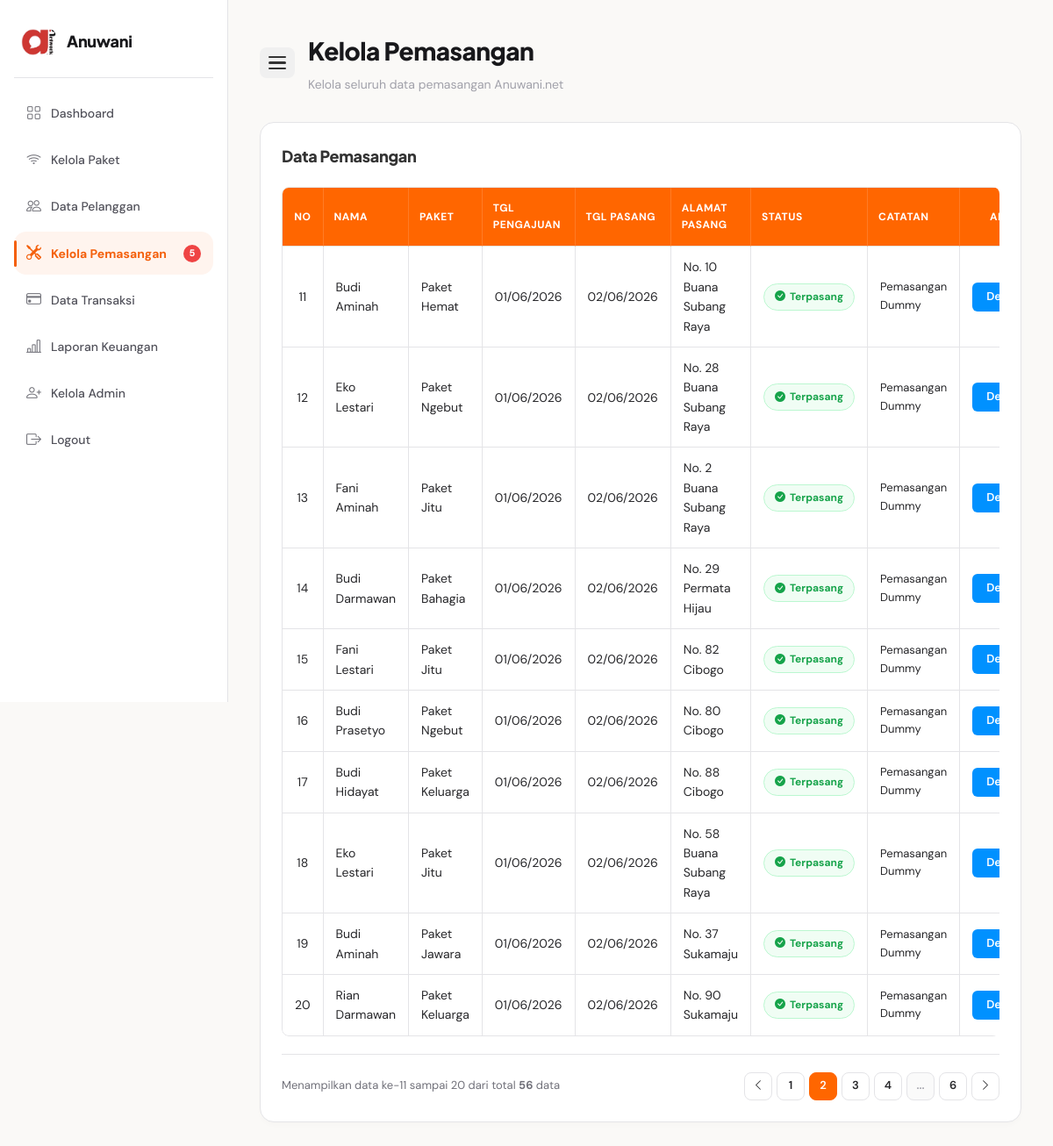
Page /admin/pemasangan/index.php?halaman=2 (signed in) on the committed database.
### tables this page shows
CREATE TABLE `tb_pemasangan` (
  `id_pemasangan` int NOT NULL,
  `id_customer` int NOT NULL,
  `id_paket` int NOT NULL,
  `tanggal_pengajuan` date DEFAULT NULL,
  `tanggal_pasang` date DEFAULT NULL,
  `alamat_pasang` text NOT NULL,
  `status_pemasangan` enum('menunggu','diproses','terpasang','dibatalkan') DEFAULT 'menunggu',
  `catatan` text,
  `created_at` timestamp NOT NULL DEFAULT CURRENT_TIMESTAMP
);

CREATE TABLE `tb_customer` (
  `id_customer` int NOT NULL,
  `id_user` int NOT NULL,
  `nama_customer` varchar(100) NOT NULL,
  `alamat_customer` text NOT NULL,
  `telepon_customer` varchar(20) DEFAULT NULL,
  `email_customer` varchar(100) DEFAULT NULL,
  `sumber_customer` enum('online','offline') DEFAULT NULL,
  `status_customer` enum('aktif','pending','nonaktif') DEFAULT 'pending',
  `created_at` timestamp NOT NULL DEFAULT CURRENT_TIMESTAMP
);

CREATE TABLE `tb_paket` (
  `id_paket` int NOT NULL,
  `nama_paket` varchar(100) NOT NULL,
  `harga` int NOT NULL,
  `kecepatan` varchar(50) NOT NULL,
  `deskripsi` text,
  `status` enum('aktif','nonaktif') DEFAULT 'aktif'
);

### admin/pemasangan/index.php (the view, shortened to what this page needs)
<?php
require_once __DIR__ . '/../../koneksi.php';
$limit = 10;
$halaman = (isset($_GET['halaman'])) ? max(1, (int)$_GET['halaman']) : 1;
$awalData = ($halaman - 1) * $limit;
$query_total = mysqli_query($koneksi, "SELECT COUNT(*) AS total FROM tb_pemasangan");
$totalData = mysqli_fetch_assoc($query_total)['total'] ?? 0;
$jumlahHalaman = ceil($totalData / $limit);
$query = mysqli_query($koneksi, "
    SELECT p.id_pemasangan, c.nama_customer, pk.nama_paket, p.tanggal_pengajuan, p.tanggal_pasang, p.alamat_pasang, p.status_pemasangan, p.catatan
    FROM tb_pemasangan p
    LEFT JOIN tb_customer c ON p.id_customer = c.id_customer
    LEFT JOIN tb_paket pk ON p.id_paket = pk.id_paket
    ORDER BY p.id_pemasangan DESC
    LIMIT $awalData, $limit
");
$query_notif_pemasangan = mysqli_query($koneksi, "SELECT COUNT(*) AS total FROM tb_pemasangan WHERE status_pemasangan = 'menunggu'");
$total_notif_pemasangan = mysqli_fetch_assoc($query_notif_pemasangan)['total'] ?? 0;
function tgl_indo($tanggal) {
    $split = explode('-', $tanggal);
    return $split[2] . '/' . sprintf("%02d", $split[1]) . '/' . $split[0];
}
?>
<!DOCTYPE html>
<html lang="id">
<head>
    <link rel="stylesheet" href="../../assets/css/style.css">
    <link rel="stylesheet" href="https://cdn.jsdelivr.net/npm/bootstrap-icons@1.11.3/font/bootstrap-icons.min.css">
</head>
<body>
<div class="dashboard-layout">
    <div class="sidebar">
        <div class="sidebar-logo">
            <img src="../../assets/images/logo.png" alt="Logo">
            <h2>Anuwani</h2>
        </div>
        <ul>
            <li><a href="../index.php"><i class="bi bi-grid"></i> <span>Dashboard</span></a></li>
            <li><a href="../paket/index.php"><i class="bi bi-wifi"></i> <span>Kelola Paket</span></a></li>
            <li><a href="../customer/index.php"><i class="bi bi-people"></i> <span>Data Pelanggan</span></a></li>
            <li>
                <a href="index.php" class="active">
                    <i class="bi bi-tools"></i> <span>Kelola Pemasangan</span>
                    <?php if ($total_notif_pemasangan > 0): ?>
                        <span class="notif-badge"><?= $total_notif_pemasangan; ?></span>
                    <?php endif; ?>
                </a>
            </li>
            <li>
                <a href="../transaksi/index.php">
                    <i class="bi bi-credit-card"></i> <span>Data Transaksi</span>
                </a>
            </li>
            <li><a href="../laporan_keuangan/index.php"><i class="bi bi-bar-chart-line"></i> <span>Laporan Keuangan</span></a></li>
            <li><a href="../admin_user/index.php"><i class="bi bi-person-plus"></i> <span>Kelola Admin</span></a></li>
            <li><a href="#" onclick="openLogoutModal()"><i class="bi bi-box-arrow-right"></i> <span>Logout</span></a></li>
        </ul>
    </div>
    <div class="dashboard-content">
        <div class="topbar">
            <button class="sidebar-toggle" id="sidebarToggle" aria-label="Toggle Sidebar">
                <span></span>
                <span></span>
                <span></span>
            </button>
            <div>
                <h1>Kelola Pemasangan</h1>
                <p>Kelola seluruh data pemasangan Anuwani.net</p>
            </div>
        </div>
        <div class="table-card">
            <div class="table-header">
                <h3>Data Pemasangan</h3>
            </div>
            <div style="overflow-x:auto; width: 100%; border-radius: 8px;">
                <table>
                    <thead>
                        <tr>
                            <th style="width: 60px; text-align: center;">No</th>
                            <th>Nama</th>
                            <th>Paket</th>
                            <th>Tgl Pengajuan</th>
                            <th>Tgl Pasang</th>
                            <th>Alamat Pasang</th>
                            <th>Status</th>
                            <th>Catatan</th>
                            <th style="text-align: center;">Aksi</th>
                        </tr>
                    </thead>
                    <tbody>
                        <?php
                        $no = $awalData + 1;
                        if (mysqli_num_rows($query) > 0) :
                            while ($data = mysqli_fetch_assoc($query)) :
                                $status = strtolower(trim($data['status_pemasangan'] ?? ''));
                        ?>
                        <tr class="<?= $status === 'menunggu' ? 'row-menunggu' : '' ?>">
                            <td style="text-align: center;"><?= $no++; ?></td>
                            <td><?= htmlspecialchars($data['nama_customer'] ?? ''); ?></td>
                            <td><?= htmlspecialchars($data['nama_paket'] ?? '—'); ?></td>
                            <td><?= tgl_indo($data['tanggal_pengajuan']); ?></td>
                            <td><?= tgl_indo($data['tanggal_pasang']); ?></td>
                            <td><?= htmlspecialchars($data['alamat_pasang'] ?? ''); ?></td>
                            <td>
                                <?php
                                if ($status == 'terpasang') {
                                    echo '<span class="status-active"><i class="bi bi-check-circle-fill"></i> Terpasang</span>';
                                } elseif ($status == 'menunggu') {
                                    echo '<span class="status-pending"><i class="bi bi-hourglass-split"></i> Menunggu</span>';
                                } elseif ($status == 'diproses') {
                                    echo '<span class="status-process"><i class="bi bi-gear-fill"></i> Diproses</span>';
                                } elseif ($status == 'dibatalkan') {
                                    echo '<span class="status-nonactive"><i class="bi bi-x-circle-fill"></i> Dibatalkan</span>';
                                } else {
                                    echo '<span class="status-pending">' . htmlspecialchars($data['status_pemasangan']) . '</span>';
                                }
                                ?>
                            </td>
                            <td style="color:#a1a1aa; font-size:13px;"><?= !empty($data['catatan']) ? htmlspecialchars($data['catatan']) : '—'; ?></td>
                            <td>
                                <div style="display:flex; justify-content:center;">
                                    <a href="detail.php?id=<?= $data['id_pemasangan']; ?>" class="btn-detail-tr">Detail</a>
                                </div>
                            </td>
                        </tr>
                        <?php
                            endwhile;
                        endif; ?>
                    </tbody>
                </table>
            </div>
            <?php if ($jumlahHalaman > 1) : ?>
            <div class="pagination-container">
                <div class="pagination-info">
                    Menampilkan data ke-<?= $awalData + 1; ?> sampai <?= min($awalData + $limit, $totalData); ?> dari total <strong><?= $totalData; ?></strong> data
                </div>
                <ul class="pagination-list">
                    <li class="<?= ($halaman <= 1) ? 'disabled-page' : '' ?>">
                        <a href="index.php?halaman=<?= $halaman - 1; ?>"><i class="bi bi-chevron-left"></i></a>
                    </li>
                    <?php
                    $start_loop = max(1, $halaman - 2);
                    $end_loop = min($jumlahHalaman, $halaman + 2);
                    for ($i = $start_loop; $i <= $end_loop; $i++) {
                        if ($halaman == $i) {
                            echo '<li class="active-page"><a href="#">' . $i . '</a></li>';
                        } else {
                            echo '<li><a href="index.php?halaman=' . $i . '">' . $i . '</a></li>';
                        }
                    }
                    if ($end_loop < $jumlahHalaman) {
                        if ($end_loop < $jumlahHalaman - 1) echo '<li class="disabled-page"><a href="#">...</a></li>';
                        echo '<li><a href="index.php?halaman=' . $jumlahHalaman . '">' . $jumlahHalaman . '</a></li>';
                    }
                    ?>
                    <li class="<?= ($halaman >= $jumlahHalaman) ? 'disabled-page' : '' ?>">
                        <a href="index.php?halaman=<?= $halaman + 1; ?>"><i class="bi bi-chevron-right"></i></a>
                    </li>
                </ul>
            </div>
            <?php endif; ?>
        </div>
    </div>
</div>
</body>
</html>

### assets/css/style.css (style rules this page uses)
:root { --primary: #f4600c; --primary-light: #ff8a3d; --primary-glow: rgba(244, 96, 12, 0.18); --primary-soft: #fff4ee; --dark: #18181b; --dark-2: #27272a; --mid: #52525b; --muted: #a1a1aa; --line: #e4e4e7; --surface: #ffffff; --surface-2: #fafafa; --surface-3: #f5f5f4; --bg: #faf9f7; --shadow-sm: 0 1px 3px rgba(0,0,0,.06), 0 1px 2px rgba(0,0,0,.04); --shadow-md: 0 4px 16px rgba(0,0,0,.08), 0 2px 6px rgba(0,0,0,.04); --shadow-lg: 0 12px 40px rgba(0,0,0,.10), 0 4px 12px rgba(0,0,0,.05); --shadow-xl: 0 24px 60px rgba(0,0,0,.12), 0 8px 20px rgba(0,0,0,.06); --shadow-orange: 0 8px 32px rgba(244,96,12,.28); --radius-sm: 8px; --radius-md: 14px; --radius-lg: 22px; --radius-xl: 32px; --transition: all .22s cubic-bezier(.4,0,.2,1); --font-body: 'DM Sans', sans-serif; --font-display: 'Plus Jakarta Sans', sans-serif; }
*, *::before, *::after { margin: 0; padding: 0; box-sizing: border-box; }
html { scroll-behavior: smooth; }
body { font-family: var(--font-body); font-size: 15px; line-height: 1.6; color: var(--dark); background-color: var(--bg); overflow-x: hidden; -webkit-font-smoothing: antialiased; }
img { max-width: 100%; display: block; }
a { text-decoration: none; }
.dashboard-layout { display: flex; min-height: 100vh; background: var(--bg); }
.sidebar { width: 248px; min-width: 248px; background: var(--surface); padding: 24px 16px; border-right: 1px solid var(--line); position: sticky; top: 0; height: 100vh; overflow-y: auto; display: flex; flex-direction: column; }
.sidebar-logo { display: flex; align-items: center; gap: 12px; padding: 8px 8px 24px; border-bottom: 1px solid var(--line); margin-bottom: 16px; }
.sidebar-logo img { width: 40px; border-radius: 10px; }
.sidebar-logo h2 { font-family: var(--font-display); font-size: 18px; font-weight: 800; color: var(--dark); letter-spacing: -.3px; }
.sidebar ul { list-style: none; padding: 0; }
.sidebar ul li { margin-bottom: 4px; }
.sidebar ul li a { display: flex; align-items: center; gap: 11px; padding: 11px 14px; border-radius: var(--radius-md); color: var(--mid); font-size: 14px; font-weight: 500; transition: var(--transition); position: relative; }
.sidebar ul li a i { font-size: 17px; opacity: .8; }
.sidebar ul li a.active { background: var(--primary-soft); color: var(--primary); font-weight: 700; }
.sidebar ul li a.active i { opacity: 1; }
.sidebar ul li a.active::before { content: ''; position: absolute; left: 0; top: 20%; bottom: 20%; width: 3px; border-radius: 2px; background: var(--primary); }
.dashboard-content { flex: 1; min-width: 0; padding: 36px 36px; overflow-x: hidden; }
.topbar { margin-bottom: 32px; }
.topbar h1 { font-family: var(--font-display); font-size: 28px; font-weight: 800; letter-spacing: -.5px; color: var(--dark); }
.topbar p { color: var(--muted); font-size: 14px; margin-top: 4px; }
.table-card { background: var(--surface); padding: 0; border-radius: var(--radius-lg); overflow: hidden; border: 1px solid var(--line); box-shadow: var(--shadow-sm); }
table { width: 100%; border-collapse: collapse; min-width: 480px; }
table thead { background: var(--surface-2); border-bottom: 1px solid var(--line); }
table th { padding: 13px 18px; text-align: left; font-size: 12px; font-weight: 700; text-transform: uppercase; letter-spacing: .6px; color: var(--muted); }
table td { padding: 14px 18px; font-size: 14px; color: var(--dark); border-bottom: 1px solid var(--line); }
table tbody tr:last-child td { border-bottom: none; }
table tbody tr { transition: background .15s; }
.table-header { display: flex; justify-content: space-between; align-items: center; margin-bottom: 22px; gap: 12px; flex-wrap: wrap; }
.table-header h3 { font-family: var(--font-display); font-size: 22px; font-weight: 800; color: var(--dark); letter-spacing: -.3px; }
.status-active { background: #f0fdf4; color: #16a34a; padding: 5px 12px; border-radius: 20px; font-size: 12px; font-weight: 700; border: 1px solid #bbf7d0; display: inline-block; }

### rows in the picture
tb_pemasangan: id_customer.nama_customer "Budi Aminah", id_paket.nama_paket "Paket Hemat", tanggal_pengajuan "01/06/2026", tanggal_pasang "02/06/2026", alamat_pasang "No. 10 Buana Subang Raya", status_pemasangan "terpasang" (drawn), catatan "Pemasangan Dummy"
tb_pemasangan: id_customer.nama_customer "Eko Lestari", id_paket.nama_paket "Paket Ngebut", tanggal_pengajuan "01/06/2026", tanggal_pasang "02/06/2026", alamat_pasang "No. 28 Buana Subang Raya", status_pemasangan "terpasang" (drawn), catatan "Pemasangan Dummy"
tb_pemasangan: id_customer.nama_customer "Fani Aminah", id_paket.nama_paket "Paket Jitu", tanggal_pengajuan "01/06/2026", tanggal_pasang "02/06/2026", alamat_pasang "No. 2 Buana Subang Raya", status_pemasangan "terpasang" (drawn), catatan "Pemasangan Dummy"
tb_pemasangan: id_customer.nama_customer "Budi Darmawan", id_paket.nama_paket "Paket Bahagia", tanggal_pengajuan "01/06/2026", tanggal_pasang "02/06/2026", alamat_pasang "No. 29 Permata Hijau", status_pemasangan "terpasang" (drawn), catatan "Pemasangan Dummy"
tb_pemasangan: id_customer.nama_customer "Fani Lestari", id_paket.nama_paket "Paket Jitu", tanggal_pengajuan "01/06/2026", tanggal_pasang "02/06/2026", alamat_pasang "No. 82 Cibogo", status_pemasangan "terpasang" (drawn), catatan "Pemasangan Dummy"
tb_pemasangan: id_customer.nama_customer "Budi Prasetyo", id_paket.nama_paket "Paket Ngebut", tanggal_pengajuan "01/06/2026", tanggal_pasang "02/06/2026", alamat_pasang "No. 80 Cibogo", status_pemasangan "terpasang" (drawn), catatan "Pemasangan Dummy"
tb_pemasangan: id_customer.nama_customer "Budi Hidayat", id_paket.nama_paket "Paket Keluarga", tanggal_pengajuan "01/06/2026", tanggal_pasang "02/06/2026", alamat_pasang "No. 88 Cibogo", status_pemasangan "terpasang" (drawn), catatan "Pemasangan Dummy"
tb_pemasangan: id_customer.nama_customer "Eko Lestari", id_paket.nama_paket "Paket Jitu", tanggal_pengajuan "01/06/2026", tanggal_pasang "02/06/2026", alamat_pasang "No. 58 Buana Subang Raya", status_pemasangan "terpasang" (drawn), catatan "Pemasangan Dummy"
tb_pemasangan: id_customer.nama_customer "Budi Aminah", id_paket.nama_paket "Paket Jawara", tanggal_pengajuan "01/06/2026", tanggal_pasang "02/06/2026", alamat_pasang "No. 37 Sukamaju", status_pemasangan "terpasang" (drawn), catatan "Pemasangan Dummy"
tb_pemasangan: id_customer.nama_customer "Rian Darmawan", id_paket.nama_paket "Paket Keluarga", tanggal_pengajuan "01/06/2026", tanggal_pasang "02/06/2026", alamat_pasang "No. 90 Sukamaju", status_pemasangan "terpasang" (drawn), catatan "Pemasangan Dummy"

### other values in the picture
$total_notif_pemasangan "5"
$awalData + 1 "11"
min($awalData + $limit, $totalData) "20"
$totalData "56"
$jumlahHalaman "6"
